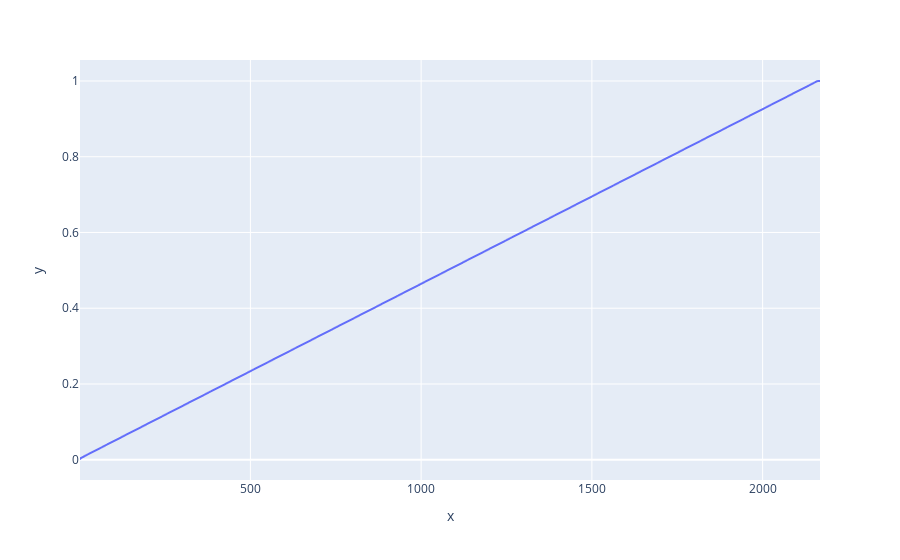

The code cell stored with this chart in its notebook:
### Code cell
px.line(x= np.arange(1, 2169, step=1), y = np.cumsum(pca.explained_variance_ratio_)).show()

### Figure 1 — Plotly figure (JSON) as saved in the notebook; plotly's stock layout.template omitted (floating-point values rounded to 4 significant figures; data arrays with more than 128 entries replaced by an {"elided": "..."} marker saying what was removed)
{"data": [{"hovertemplate": "x=%{x}<br>y=%{y}<extra></extra>", "legendgroup": "", "line": {"color": "#636efa", "dash": "solid"}, "marker": {"symbol": "circle"}, "mode": "lines", "name": "", "showlegend": false, "type": "scattergl", "x": {"elided": "2168 int values"}, "xaxis": "x", "y": {"elided": "2168 float values"}, "yaxis": "y"}], "layout": {"legend": {"tracegroupgap": 0}, "margin": {"t": 60}, "xaxis": {"anchor": "y", "domain": [0, 1], "title": {"text": "x"}}, "yaxis": {"anchor": "x", "domain": [0, 1], "title": {"text": "y"}}}}
